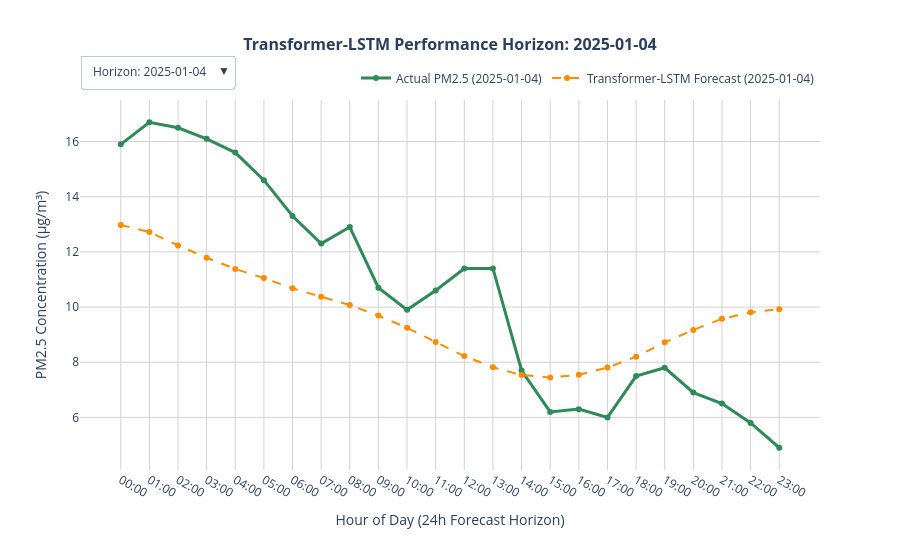

Here is the notebook cell this chart was saved with:
### Code cell
import plotly.graph_objects as go

sample_indices = [0, 50, 100, 150, 200, 250, 300, 350, 400, 450, 500, 550, 600]
num_samples = len(sample_indices)

fig = go.Figure()
buttons = []

for idx, sample_idx in enumerate(sample_indices):
    # Pull directly from pre-computed, inverted arrays to avoid loop overhead
    true_actual = true_ground_truth_all[sample_idx]
    true_pred = true_predictions_all[sample_idx]
    
    start_timestamp_idx = INPUT_WINDOW + sample_idx
    window_timestamps = df.loc["2025-01-01 00:00:00":"2025-01-31 23:00:00"].index[
        start_timestamp_idx : start_timestamp_idx + OUTPUT_WINDOW
    ]
    time_labels = [str(t).split()[1][:5] for t in window_timestamps]
    date_str = str(window_timestamps[0]).split()[0]
    
    fig.add_trace(go.Scatter(
        x=time_labels, y=true_actual,
        mode='lines+markers',
        name=f'Actual PM2.5 ({date_str})',
        line=dict(color='seagreen', width=3),
        visible=(idx == 0)
    ))
    
    fig.add_trace(go.Scatter(
        x=time_labels, y=true_pred,
        mode='lines+markers',
        name=f'Transformer-LSTM Forecast ({date_str})',
        line=dict(color='darkorange', width=2, dash='dash'),
        visible=(idx == 0)
    ))
    
    visibility_mask = [False] * (num_samples * 2)
    visibility_mask[idx * 2] = True
    visibility_mask[idx * 2 + 1] = True
    
    buttons.append(dict(
        label=f"Horizon: {date_str}",
        method="update",
        args=[
            {"visible": visibility_mask},
            {"title": f"<b>Transformer-LSTM Performance Horizon: {date_str}</b>"} 
        ]
    ))

initial_date_str = str(df.loc["2025-01-01 00:00:00":"2025-01-31 23:00:00"].index[INPUT_WINDOW]).split()[0]

fig.update_layout(
    title=dict(
        text=f'<b>Transformer-LSTM Performance Horizon: {initial_date_str}</b>',
        x=0.5,
        font=dict(size=16)
    ),
    updatemenus=[
        dict(
            buttons=buttons,
            direction="down",
            pad={"r": 10, "t": 10},
            showactive=True,
            x=0.0,
            xanchor="left",
            y=1.15,
            yanchor="top"
        )
    ],
    xaxis=dict(title='Hour of Day (24h Forecast Horizon)', showgrid=True, gridcolor='lightgray'),
    yaxis=dict(title='PM2.5 Concentration (μg/m³)', showgrid=True, gridcolor='lightgray'),
    template='plotly_white',
    hovermode='x unified',
    height=550,
    width=900,
    legend=dict(
        orientation="h",
        yanchor="bottom",
        y=1.02,
        xanchor="right",
        x=1
    )
)

fig.show()

### Figure 1 — Plotly figure (JSON) as saved in the notebook; plotly's stock layout.template omitted (floating-point values rounded to 4 significant figures)
{"data": [{"line": {"color": "seagreen", "width": 3}, "mode": "lines+markers", "name": "Actual PM2.5 (2025-01-04)", "type": "scatter", "visible": true, "x": ["00:00", "01:00", "02:00", "03:00", "04:00", "05:00", "06:00", "07:00", "08:00", "09:00", "10:00", "11:00", "12:00", "13:00", "14:00", "15:00", "16:00", "17:00", "18:00", "19:00", "20:00", "21:00", "22:00", "23:00"], "y": [15.9, 16.7, 16.5, 16.1, 15.6, 14.6, 13.3, 12.3, 12.9, 10.7, 9.9, 10.6, 11.4, 11.4, 7.7, 6.2, 6.3, 6.0, 7.5, 7.8, 6.9, 6.5, 5.8, 4.9]}, {"line": {"color": "darkorange", "dash": "dash", "width": 2}, "mode": "lines+markers", "name": "Transformer-LSTM Forecast (2025-01-04)", "type": "scatter", "visible": true, "x": ["00:00", "01:00", "02:00", "03:00", "04:00", "05:00", "06:00", "07:00", "08:00", "09:00", "10:00", "11:00", "12:00", "13:00", "14:00", "15:00", "16:00", "17:00", "18:00", "19:00", "20:00", "21:00", "22:00", "23:00"], "y": [12.98, 12.72, 12.24, 11.79, 11.38, 11.05, 10.68, 10.37, 10.07, 9.69, 9.248, 8.731, 8.222, 7.82, 7.534, 7.45, 7.545, 7.807, 8.202, 8.723, 9.171, 9.573, 9.81, 9.92]}, {"line": {"color": "seagreen", "width": 3}, "mode": "lines+markers", "name": "Actual PM2.5 (2025-01-06)", "type": "scatter", "visible": false, "x": ["02:00", "03:00", "04:00", "05:00", "06:00", "07:00", "08:00", "09:00", "10:00", "11:00", "12:00", "13:00", "14:00", "15:00", "16:00", "17:00", "18:00", "19:00", "20:00", "21:00", "22:00", "23:00", "00:00", "01:00"], "y": [3.1, 2.8, 1.7, 1.2, 1.1, 1.1, 1.1, 1.3, 1.6, 1.8, 1.8, 2.3, 2.3, 2.1, 2.1, 2.2, 2.9, 3.4, 3.5, 3.3, 3.0, 2.7, 2.4, 2.3]}, {"line": {"color": "darkorange", "dash": "dash", "width": 2}, "mode": "lines+markers", "name": "Transformer-LSTM Forecast (2025-01-06)", "type": "scatter", "visible": false, "x": ["02:00", "03:00", "04:00", "05:00", "06:00", "07:00", "08:00", "09:00", "10:00", "11:00", "12:00", "13:00", "14:00", "15:00", "16:00", "17:00", "18:00", "19:00", "20:00", "21:00", "22:00", "23:00", "00:00", "01:00"], "y": [3.118, 3.182, 3.337, 3.545, 3.711, 3.901, 4.02, 4.094, 4.107, 4.092, 4.058, 4.078, 4.103, 4.216, 4.374, 4.577, 4.786, 4.952, 5.096, 5.232, 5.329, 5.337, 5.273, 5.209]}, {"line": {"color": "seagreen", "width": 3}, "mode": "lines+markers", "name": "Actual PM2.5 (2025-01-08)", "type": "scatter", "visible": false, "x": ["04:00", "05:00", "06:00", "07:00", "08:00", "09:00", "10:00", "11:00", "12:00", "13:00", "14:00", "15:00", "16:00", "17:00", "18:00", "19:00", "20:00", "21:00", "22:00", "23:00", "00:00", "01:00", "02:00", "03:00"], "y": [6.0, 6.3, 6.2, 6.9, 8.5, 10.0, 9.9, 9.3, 7.7, 6.8, 6.8, 7.1, 8.1, 9.5, 11.0, 12.6, 13.3, 12.9, 13.6, 13.8, 13.5, 12.8, 14.0, 14.5]}, {"line": {"color": "darkorange", "dash": "dash", "width": 2}, "mode": "lines+markers", "name": "Transformer-LSTM Forecast (2025-01-08)", "type": "scatter", "visible": false, "x": ["04:00", "05:00", "06:00", "07:00", "08:00", "09:00", "10:00", "11:00", "12:00", "13:00", "14:00", "15:00", "16:00", "17:00", "18:00", "19:00", "20:00", "21:00", "22:00", "23:00", "00:00", "01:00", "02:00", "03:00"], "y": [6.303, 6.263, 6.248, 6.266, 6.2, 6.092, 5.872, 5.603, 5.359, 5.172, 5.072, 5.081, 5.223, 5.521, 5.883, 6.293, 6.675, 6.939, 7.103, 7.185, 7.166, 7.065, 6.913, 6.786]}, {"line": {"color": "seagreen", "width": 3}, "mode": "lines+markers", "name": "Actual PM2.5 (2025-01-10)", "type": "scatter", "visible": false, "x": ["06:00", "07:00", "08:00", "09:00", "10:00", "11:00", "12:00", "13:00", "14:00", "15:00", "16:00", "17:00", "18:00", "19:00", "20:00", "21:00", "22:00", "23:00", "00:00", "01:00", "02:00", "03:00", "04:00", "05:00"], "y": [12.1, 11.3, 10.4, 10.9, 11.2, 11.1, 11.3, 12.0, 12.3, 12.0, 11.5, 12.3, 14.2, 15.3, 19.2, 21.7, 22.1, 23.7, 22.8, 21.3, 21.5, 19.8, 18.8, 18.3]}, {"line": {"color": "darkorange", "dash": "dash", "width": 2}, "mode": "lines+markers", "name": "Transformer-LSTM Forecast (2025-01-10)", "type": "scatter", "visible": false, "x": ["06:00", "07:00", "08:00", "09:00", "10:00", "11:00", "12:00", "13:00", "14:00", "15:00", "16:00", "17:00", "18:00", "19:00", "20:00", "21:00", "22:00", "23:00", "00:00", "01:00", "02:00", "03:00", "04:00", "05:00"], "y": [12.1, 11.83, 11.37, 10.91, 10.38, 9.835, 9.259, 8.791, 8.517, 8.466, 8.623, 8.922, 9.39, 9.979, 10.58, 11.14, 11.57, 11.84, 11.91, 11.92, 11.82, 11.71, 11.63, 11.47]}, {"line": {"color": "seagreen", "width": 3}, "mode": "lines+markers", "name": "Actual PM2.5 (2025-01-12)", "type": "scatter", "visible": false, "x": ["08:00", "09:00", "10:00", "11:00", "12:00", "13:00", "14:00", "15:00", "16:00", "17:00", "18:00", "19:00", "20:00", "21:00", "22:00", "23:00", "00:00", "01:00", "02:00", "03:00", "04:00", "05:00", "06:00", "07:00"], "y": [16.1, 15.0, 13.3, 10.2, 9.1, 8.7, 7.6, 6.8, 6.9, 7.3, 7.8, 7.9, 8.3, 8.5, 8.1, 7.3, 6.7, 5.9, 6.0, 5.8, 5.8, 6.1, 6.3, 6.0]}, {"line": {"color": "darkorange", "dash": "dash", "width": 2}, "mode": "lines+markers", "name": "Transformer-LSTM Forecast (2025-01-12)", "type": "scatter", "visible": false, "x": ["08:00", "09:00", "10:00", "11:00", "12:00", "13:00", "14:00", "15:00", "16:00", "17:00", "18:00", "19:00", "20:00", "21:00", "22:00", "23:00", "00:00", "01:00", "02:00", "03:00", "04:00", "05:00", "06:00", "07:00"], "y": [16.25, 15.72, 14.92, 14.17, 13.49, 12.96, 12.59, 12.51, 12.74, 13.21, 13.8, 14.41, 14.99, 15.5, 15.86, 16.02, 15.99, 15.84, 15.52, 15.31, 15.07, 14.92, 14.87, 14.63]}, {"line": {"color": "seagreen", "width": 3}, "mode": "lines+markers", "name": "Actual PM2.5 (2025-01-14)", "type": "scatter", "visible": false, "x": ["10:00", "11:00", "12:00", "13:00", "14:00", "15:00", "16:00", "17:00", "18:00", "19:00", "20:00", "21:00", "22:00", "23:00", "00:00", "01:00", "02:00", "03:00", "04:00", "05:00", "06:00", "07:00", "08:00", "09:00"], "y": [9.8, 9.3, 8.2, 7.6, 7.3, 6.9, 7.6, 8.8, 9.9, 11.1, 12.1, 12.4, 12.0, 11.2, 10.3, 9.4, 9.3, 7.5, 7.2, 7.0, 6.9, 7.3, 7.9, 8.2]}, {"line": {"color": "darkorange", "dash": "dash", "width": 2}, "mode": "lines+markers", "name": "Transformer-LSTM Forecast (2025-01-14)", "type": "scatter", "visible": false, "x": ["10:00", "11:00", "12:00", "13:00", "14:00", "15:00", "16:00", "17:00", "18:00", "19:00", "20:00", "21:00", "22:00", "23:00", "00:00", "01:00", "02:00", "03:00", "04:00", "05:00", "06:00", "07:00", "08:00", "09:00"], "y": [9.426, 9.052, 8.603, 8.273, 8.099, 8.139, 8.369, 8.839, 9.474, 10.15, 10.75, 11.23, 11.51, 11.65, 11.63, 11.48, 11.27, 11.06, 10.84, 10.78, 10.74, 10.76, 10.76, 10.59]}, {"line": {"color": "seagreen", "width": 3}, "mode": "lines+markers", "name": "Actual PM2.5 (2025-01-16)", "type": "scatter", "visible": false, "x": ["12:00", "13:00", "14:00", "15:00", "16:00", "17:00", "18:00", "19:00", "20:00", "21:00", "22:00", "23:00", "00:00", "01:00", "02:00", "03:00", "04:00", "05:00", "06:00", "07:00", "08:00", "09:00", "10:00", "11:00"], "y": [16.4, 16.4, 15.0, 12.7, 11.9, 12.4, 13.7, 15.9, 16.8, 15.5, 13.8, 17.2, 14.2, 12.7, 11.1, 10.9, 10.1, 10.4, 10.2, 11.0, 11.5, 11.4, 10.8, 10.0]}, {"line": {"color": "darkorange", "dash": "dash", "width": 2}, "mode": "lines+markers", "name": "Transformer-LSTM Forecast (2025-01-16)", "type": "scatter", "visible": false, "x": ["12:00", "13:00", "14:00", "15:00", "16:00", "17:00", "18:00", "19:00", "20:00", "21:00", "22:00", "23:00", "00:00", "01:00", "02:00", "03:00", "04:00", "05:00", "06:00", "07:00", "08:00", "09:00", "10:00", "11:00"], "y": [14.9, 14.36, 13.88, 13.73, 13.89, 14.34, 14.92, 15.65, 16.32, 16.83, 17.04, 17.08, 16.89, 16.64, 16.38, 16.05, 15.76, 15.52, 15.16, 14.94, 14.59, 14.23, 13.86, 13.29]}, {"line": {"color": "seagreen", "width": 3}, "mode": "lines+markers", "name": "Actual PM2.5 (2025-01-18)", "type": "scatter", "visible": false, "x": ["14:00", "15:00", "16:00", "17:00", "18:00", "19:00", "20:00", "21:00", "22:00", "23:00", "00:00", "01:00", "02:00", "03:00", "04:00", "05:00", "06:00", "07:00", "08:00", "09:00", "10:00", "11:00", "12:00", "13:00"], "y": [11.7, 10.9, 11.2, 16.0, 17.8, 19.7, 21.6, 23.1, 22.6, 22.1, 20.6, 22.2, 22.7, 22.8, 23.9, 22.3, 18.9, 15.7, 15.4, 15.5, 15.4, 15.6, 16.8, 14.8]}, {"line": {"color": "darkorange", "dash": "dash", "width": 2}, "mode": "lines+markers", "name": "Transformer-LSTM Forecast (2025-01-18)", "type": "scatter", "visible": false, "x": ["14:00", "15:00", "16:00", "17:00", "18:00", "19:00", "20:00", "21:00", "22:00", "23:00", "00:00", "01:00", "02:00", "03:00", "04:00", "05:00", "06:00", "07:00", "08:00", "09:00", "10:00", "11:00", "12:00", "13:00"], "y": [12.78, 12.79, 12.99, 13.4, 13.99, 14.61, 15.12, 15.59, 15.89, 16.04, 15.99, 15.86, 15.64, 15.49, 15.39, 15.26, 15.12, 14.97, 14.61, 14.27, 13.79, 13.3, 12.94, 12.54]}, {"line": {"color": "seagreen", "width": 3}, "mode": "lines+markers", "name": "Actual PM2.5 (2025-01-20)", "type": "scatter", "visible": false, "x": ["16:00", "17:00", "18:00", "19:00", "20:00", "21:00", "22:00", "23:00", "00:00", "01:00", "02:00", "03:00", "04:00", "05:00", "06:00", "07:00", "08:00", "09:00", "10:00", "11:00", "12:00", "13:00", "14:00", "15:00"], "y": [9.0, 9.8, 10.7, 12.4, 13.2, 14.8, 16.0, 16.4, 15.7, 16.4, 16.4, 15.8, 15.5, 16.1, 15.5, 16.0, 17.3, 19.0, 19.4, 20.7, 21.4, 20.6, 18.8, 17.4]}, {"line": {"color": "darkorange", "dash": "dash", "width": 2}, "mode": "lines+markers", "name": "Transformer-LSTM Forecast (2025-01-20)", "type": "scatter", "visible": false, "x": ["16:00", "17:00", "18:00", "19:00", "20:00", "21:00", "22:00", "23:00", "00:00", "01:00", "02:00", "03:00", "04:00", "05:00", "06:00", "07:00", "08:00", "09:00", "10:00", "11:00", "12:00", "13:00", "14:00", "15:00"], "y": [8.931, 9.472, 10.14, 10.84, 11.52, 12.01, 12.26, 12.4, 12.41, 12.39, 12.32, 12.29, 12.25, 12.24, 12.2, 12.03, 11.71, 11.26, 10.65, 10.11, 9.638, 9.298, 9.201, 9.234]}, {"line": {"color": "seagreen", "width": 3}, "mode": "lines+markers", "name": "Actual PM2.5 (2025-01-22)", "type": "scatter", "visible": false, "x": ["18:00", "19:00", "20:00", "21:00", "22:00", "23:00", "00:00", "01:00", "02:00", "03:00", "04:00", "05:00", "06:00", "07:00", "08:00", "09:00", "10:00", "11:00", "12:00", "13:00", "14:00", "15:00", "16:00", "17:00"], "y": [17.8, 22.2, 25.9, 24.6, 23.5, 21.9, 20.0, 18.9, 15.5, 11.7, 11.2, 6.2, 3.9, 3.5, 3.2, 2.5, 2.3, 1.9, 1.7, 1.7, 2.6, 3.1, 3.3, 3.4]}, {"line": {"color": "darkorange", "dash": "dash", "width": 2}, "mode": "lines+markers", "name": "Transformer-LSTM Forecast (2025-01-22)", "type": "scatter", "visible": false, "x": ["18:00", "19:00", "20:00", "21:00", "22:00", "23:00", "00:00", "01:00", "02:00", "03:00", "04:00", "05:00", "06:00", "07:00", "08:00", "09:00", "10:00", "11:00", "12:00", "13:00", "14:00", "15:00", "16:00", "17:00"], "y": [14.15, 14.9, 15.57, 16.09, 16.5, 16.65, 16.56, 16.38, 16.18, 16.0, 15.83, 15.72, 15.52, 15.29, 14.98, 14.45, 13.78, 13.03, 12.2, 11.56, 11.1, 10.91, 11.08, 11.4]}, {"line": {"color": "seagreen", "width": 3}, "mode": "lines+markers", "name": "Actual PM2.5 (2025-01-24)", "type": "scatter", "visible": false, "x": ["20:00", "21:00", "22:00", "23:00", "00:00", "01:00", "02:00", "03:00", "04:00", "05:00", "06:00", "07:00", "08:00", "09:00", "10:00", "11:00", "12:00", "13:00", "14:00", "15:00", "16:00", "17:00", "18:00", "19:00"], "y": [4.1, 4.9, 5.0, 5.2, 4.6, 3.1, 3.2, 3.7, 5.2, 4.6, 4.7, 4.9, 5.1, 5.3, 5.0, 4.5, 4.3, 3.7, 3.2, 3.7, 4.1, 5.0, 6.9, 7.6]}, {"line": {"color": "darkorange", "dash": "dash", "width": 2}, "mode": "lines+markers", "name": "Transformer-LSTM Forecast (2025-01-24)", "type": "scatter", "visible": false, "x": ["20:00", "21:00", "22:00", "23:00", "00:00", "01:00", "02:00", "03:00", "04:00", "05:00", "06:00", "07:00", "08:00", "09:00", "10:00", "11:00", "12:00", "13:00", "14:00", "15:00", "16:00", "17:00", "18:00", "19:00"], "y": [4.163, 4.318, 4.432, 4.531, 4.565, 4.632, 4.666, 4.724, 4.79, 4.813, 4.81, 4.799, 4.735, 4.673, 4.613, 4.608, 4.613, 4.656, 4.776, 4.99, 5.253, 5.546, 5.773, 5.985]}, {"line": {"color": "seagreen", "width": 3}, "mode": "lines+markers", "name": "Actual PM2.5 (2025-01-26)", "type": "scatter", "visible": false, "x": ["22:00", "23:00", "00:00", "01:00", "02:00", "03:00", "04:00", "05:00", "06:00", "07:00", "08:00", "09:00", "10:00", "11:00", "12:00", "13:00", "14:00", "15:00", "16:00", "17:00", "18:00", "19:00", "20:00", "21:00"], "y": [3.0, 2.4, 1.7, 1.7, 2.8, 2.9, 2.7, 3.2, 2.9, 3.2, 2.8, 3.0, 2.9, 2.7, 2.6, 2.6, 2.7, 2.6, 2.7, 2.9, 3.3, 3.3, 3.6, 3.8]}, {"line": {"color": "darkorange", "dash": "dash", "width": 2}, "mode": "lines+markers", "name": "Transformer-LSTM Forecast (2025-01-26)", "type": "scatter", "visible": false, "x": ["22:00", "23:00", "00:00", "01:00", "02:00", "03:00", "04:00", "05:00", "06:00", "07:00", "08:00", "09:00", "10:00", "11:00", "12:00", "13:00", "14:00", "15:00", "16:00", "17:00", "18:00", "19:00", "20:00", "21:00"], "y": [3.5, 3.53, 3.593, 3.698, 3.783, 3.93, 4.052, 4.184, 4.279, 4.314, 4.299, 4.274, 4.189, 4.139, 4.105, 4.12, 4.173, 4.255, 4.401, 4.614, 4.846, 5.045, 5.158, 5.256]}, {"line": {"color": "seagreen", "width": 3}, "mode": "lines+markers", "name": "Actual PM2.5 (2025-01-29)", "type": "scatter", "visible": false, "x": ["00:00", "01:00", "02:00", "03:00", "04:00", "05:00", "06:00", "07:00", "08:00", "09:00", "10:00", "11:00", "12:00", "13:00", "14:00", "15:00", "16:00", "17:00", "18:00", "19:00", "20:00", "21:00", "22:00", "23:00"], "y": [3.9, 3.9, 4.0, 4.0, 4.0, 3.9, 4.1, 4.5, 5.2, 5.8, 6.1, 5.6, 4.3, 3.8, 5.4, 5.8, 4.7, 4.3, 5.0, 5.6, 5.7, 5.9, 5.9, 5.7]}, {"line": {"color": "darkorange", "dash": "dash", "width": 2}, "mode": "lines+markers", "name": "Transformer-LSTM Forecast (2025-01-29)", "type": "scatter", "visible": false, "x": ["00:00", "01:00", "02:00", "03:00", "04:00", "05:00", "06:00", "07:00", "08:00", "09:00", "10:00", "11:00", "12:00", "13:00", "14:00", "15:00", "16:00", "17:00", "18:00", "19:00", "20:00", "21:00", "22:00", "23:00"], "y": [3.981, 3.939, 3.96, 4.064, 4.175, 4.342, 4.463, 4.568, 4.621, 4.6, 4.538, 4.469, 4.383, 4.375, 4.42, 4.546, 4.727, 4.933, 5.177, 5.442, 5.675, 5.831, 5.874, 5.874]}], "layout": {"height": 550, "hovermode": "x unified", "legend": {"orientation": "h", "x": 1, "xanchor": "right", "y": 1.02, "yanchor": "bottom"}, "title": {"font": {"size": 16}, "text": "<b>Transformer-LSTM Performance Horizon: 2025-01-04</b>", "x": 0.5}, "updatemenus": [{"buttons": [{"args": [{"visible": [true, true, false, false, false, false, false, false, false, false, false, false, false, false, false, false, false, false, false, false, false, false, false, false, false, false]}, {"title": "<b>Transformer-LSTM Performance Horizon: 2025-01-04</b>"}], "label": "Horizon: 2025-01-04", "method": "update"}, {"args": [{"visible": [false, false, true, true, false, false, false, false, false, false, false, false, false, false, false, false, false, false, false, false, false, false, false, false, false, false]}, {"title": "<b>Transformer-LSTM Performance Horizon: 2025-01-06</b>"}], "label": "Horizon: 2025-01-06", "method": "update"}, {"args": [{"visible": [false, false, false, false, true, true, false, false, false, false, false, false, false, false, false, false, false, false, false, false, false, false, false, false, false, false]}, {"title": "<b>Transformer-LSTM Performance Horizon: 2025-01-08</b>"}], "label": "Horizon: 2025-01-08", "method": "update"}, {"args": [{"visible": [false, false, false, false, false, false, true, true, false, false, false, false, false, false, false, false, false, false, false, false, false, false, false, false, false, false]}, {"title": "<b>Transformer-LSTM Performance Horizon: 2025-01-10</b>"}], "label": "Horizon: 2025-01-10", "method": "update"}, {"args": [{"visible": [false, false, false, false, false, false, false, false, true, true, false, false, false, false, false, false, false, false, false, false, false, false, false, false, false, false]}, {"title": "<b>Transformer-LSTM Performance Horizon: 2025-01-12</b>"}], "label": "Horizon: 2025-01-12", "method": "update"}, {"args": [{"visible": [false, false, false, false, false, false, false, false, false, false, true, true, false, false, false, false, false, false, false, false, false, false, false, false, false, false]}, {"title": "<b>Transformer-LSTM Performance Horizon: 2025-01-14</b>"}], "label": "Horizon: 2025-01-14", "method": "update"}, {"args": [{"visible": [false, false, false, false, false, false, false, false, false, false, false, false, true, true, false, false, false, false, false, false, false, false, false, false, false, false]}, {"title": "<b>Transformer-LSTM Performance Horizon: 2025-01-16</b>"}], "label": "Horizon: 2025-01-16", "method": "update"}, {"args": [{"visible": [false, false, false, false, false, false, false, false, false, false, false, false, false, false, true, true, false, false, false, false, false, false, false, false, false, false]}, {"title": "<b>Transformer-LSTM Performance Horizon: 2025-01-18</b>"}], "label": "Horizon: 2025-01-18", "method": "update"}, {"args": [{"visible": [false, false, false, false, false, false, false, false, false, false, false, false, false, false, false, false, true, true, false, false, false, false, false, false, false, false]}, {"title": "<b>Transformer-LSTM Performance Horizon: 2025-01-20</b>"}], "label": "Horizon: 2025-01-20", "method": "update"}, {"args": [{"visible": [false, false, false, false, false, false, false, false, false, false, false, false, false, false, false, false, false, false, true, true, false, false, false, false, false, false]}, {"title": "<b>Transformer-LSTM Performance Horizon: 2025-01-22</b>"}], "label": "Horizon: 2025-01-22", "method": "update"}, {"args": [{"visible": [false, false, false, false, false, false, false, false, false, false, false, false, false, false, false, false, false, false, false, false, true, true, false, false, false, false]}, {"title": "<b>Transformer-LSTM Performance Horizon: 2025-01-24</b>"}], "label": "Horizon: 2025-01-24", "method": "update"}, {"args": [{"visible": [false, false, false, false, false, false, false, false, false, false, false, false, false, false, false, false, false, false, false, false, false, false, true, true, false, false]}, {"title": "<b>Transformer-LSTM Performance Horizon: 2025-01-26</b>"}], "label": "Horizon: 2025-01-26", "method": "update"}, {"args": [{"visible": [false, false, false, false, false, false, false, false, false, false, false, false, false, false, false, false, false, false, false, false, false, false, false, false, true, true]}, {"title": "<b>Transformer-LSTM Performance Horizon: 2025-01-29</b>"}], "label": "Horizon: 2025-01-29", "method": "update"}], "direction": "down", "pad": {"r": 10, "t": 10}, "showactive": true, "x": 0, "xanchor": "left", "y": 1.15, "yanchor": "top"}], "width": 900, "xaxis": {"gridcolor": "lightgray", "showgrid": true, "title": {"text": "Hour of Day (24h Forecast Horizon)"}}, "yaxis": {"gridcolor": "lightgray", "showgrid": true, "title": {"text": "PM2.5 Concentration (μg/m³)"}}}}
